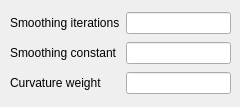
      <widget class="QWidget" name="parametersStackedWidgetPage9">
       <widget class="QWidget" name="layoutWidget13">
        <property name="geometry">
         <rect>
          <x>10</x>
          <y>10</y>
          <width>221</width>
          <height>88</height>
         </rect>
        </property>
        <layout class="QGridLayout" name="gridLayout_17">
         <item row="0" column="0">
          <widget class="QLabel" name="label_12">
           <property name="text">
            <string>Smoothing iterations</string>
           </property>
          </widget>
         </item>
         <item row="0" column="1">
          <widget class="QLineEdit" name="smoothingIterationsEditBox">
           <property name="toolTip">
            <string/>
           </property>
          </widget>
         </item>
         <item row="1" column="0">
          <widget class="QLabel" name="label_11">
           <property name="text">
            <string>Smoothing constant</string>
           </property>
          </widget>
         </item>
         <item row="1" column="1">
          <widget class="QLineEdit" name="smoothingConstantEditBox">
           <property name="toolTip">
            <string/>
           </property>
          </widget>
         </item>
         <item row="2" column="0">
          <widget class="QLabel" name="label_13">
           <property name="text">
            <string>Curvature weight</string>
           </property>
          </widget>
         </item>
         <item row="2" column="1">
          <widget class="QLineEdit" name="curvatureWeightEditBox">
           <property name="toolTip">
            <string/>
           </property>
          </widget>
         </item>
        </layout>
       </widget>
      </widget>
